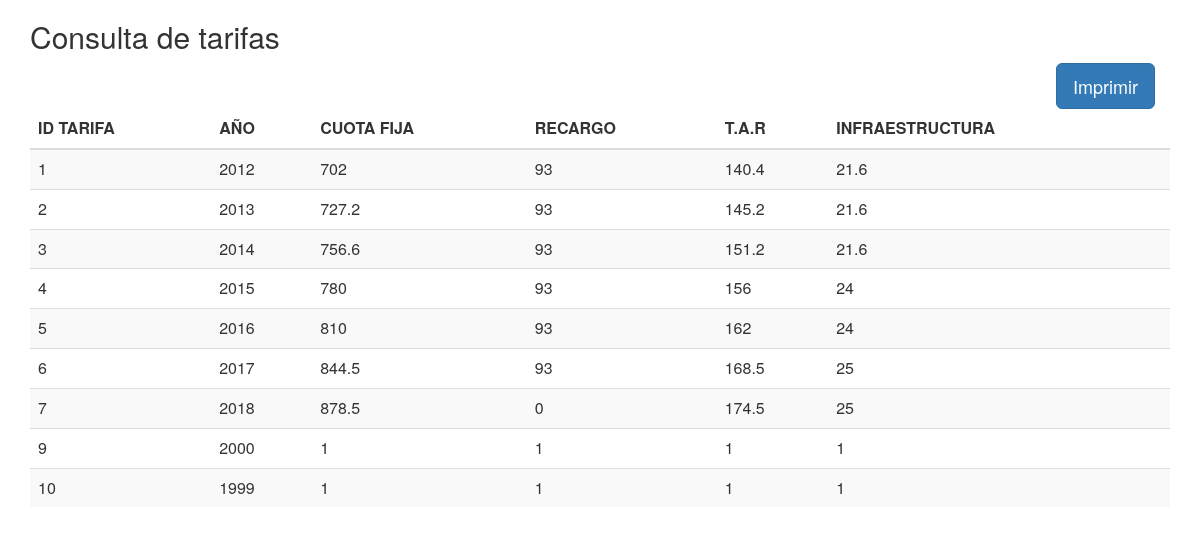
The page /tarifas.php on the database its author committed.
### tables this page shows
CREATE TABLE `tarifas` (
  `idTarifa` int(11) NOT NULL,
  `fecha` int(11) DEFAULT NULL,
  `coutaFija` double NOT NULL DEFAULT '0',
  `recargo` double NOT NULL DEFAULT '0',
  `tarifa` double NOT NULL DEFAULT '0',
  `infraestructura` double DEFAULT '0'
);

### tarifas.php (the view, shortened to what this page needs)
<html lang="en">
<head>
  <link rel="stylesheet" href="https://maxcdn.bootstrapcdn.com/bootstrap/3.3.7/css/bootstrap.min.css">
</head>
<body>
<div class="container">
<form class="form" action="reporte.php" method="POST">
  <h2>Consulta de tarifas</h2>
  <div style="width:10%;float:right;">
    <button class="btn btn-primary btn-lg" name="btnImprimirTAR" type="submit">Imprimir</button>
  </div>
  <table class="table table-striped">
    <thead>
      <tr>
      <th>ID TARIFA</th>
        <th>AÑO</th>
        <th>CUOTA FIJA</th>
        <th>RECARGO</th>
        <th>T.A.R</th>
        <th>INFRAESTRUCTURA</th>
      </tr>
    </thead>
    <tbody>
      <?php
        include('conexion.php');
        $consulta = mysqli_query($conexion, "SELECT * FROM tarifas");
        while (($fila = mysqli_fetch_array($consulta))!=NULL)
        {
          echo "
          <tr>
            <td>".$fila['idTarifa']."</td>
            <td>".$fila['fecha']."</td>
            <td>".$fila['coutaFija']."</td>
            <td>".$fila['recargo']."</td>
            <td>".$fila['tarifa']."</td>
            <td>".$fila['infraestructura']."</td>
          </tr>";
        }
        echo "</table></center>";
      ?>
  </form>
</div>
</body>
</html>

### rows shown on the page
tarifas: idTarifa "1", fecha "2012", coutaFija "702", recargo "93", tarifa "140.4", infraestructura "21.6"
tarifas: idTarifa "2", fecha "2013", coutaFija "727.2", recargo "93", tarifa "145.2", infraestructura "21.6"
tarifas: idTarifa "3", fecha "2014", coutaFija "756.6", recargo "93", tarifa "151.2", infraestructura "21.6"
tarifas: idTarifa "4", fecha "2015", coutaFija "780", recargo "93", tarifa "156", infraestructura "24"
tarifas: idTarifa "5", fecha "2016", coutaFija "810", recargo "93", tarifa "162", infraestructura "24"
tarifas: idTarifa "6", fecha "2017", coutaFija "844.5", recargo "93", tarifa "168.5", infraestructura "25"
tarifas: idTarifa "7", fecha "2018", coutaFija "878.5", recargo "0", tarifa "174.5", infraestructura "25"
tarifas: idTarifa "9", fecha "2000", coutaFija "1", recargo "1", tarifa "1", infraestructura "1"
tarifas: idTarifa "10", fecha "1999", coutaFija "1", recargo "1", tarifa "1", infraestructura "1"
